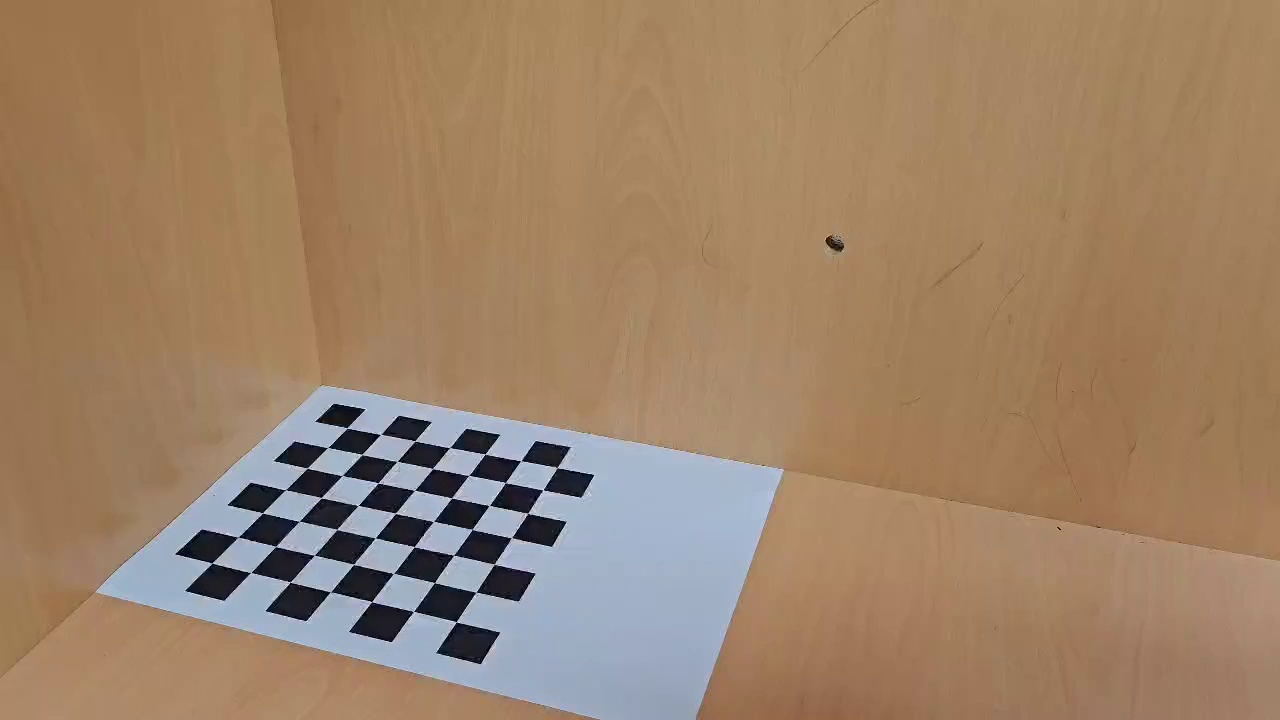
#> input picture 2d img xy to 3d world xyz Usage/img_folder/calibration_img.jpg, 1280 x 720 px
$ jupyter execute --allow-errors 'Find Camera Parameter.ipynb'
#> lines starting #> are read from the running program, lines starting #| are printed output that depends on the picture; after the words box and inside, x2 and y2 are one past the last pixel; in counts of white or black regions, pixels touching at a corner belong together
# Find Camera Parameter

### Import Lib

[cell 1]
import matplotlib.pyplot as plt

import cv2, copy, json
import numpy as np

### Find Intrinsic Parmeters

[cell 2]
chessboard_img = cv2.imread('./img_folder/calibration_img.jpg')
#> chessboard_img is the input picture: shape (720, 1280, 3); mean B, G, R 103.6, 130, 157.9
Is_intrinsic_calibration = False

[cell 3]
resized_chessboard_img = cv2.resize(chessboard_img, dsize = (640, 480), interpolation = cv2.INTER_AREA)
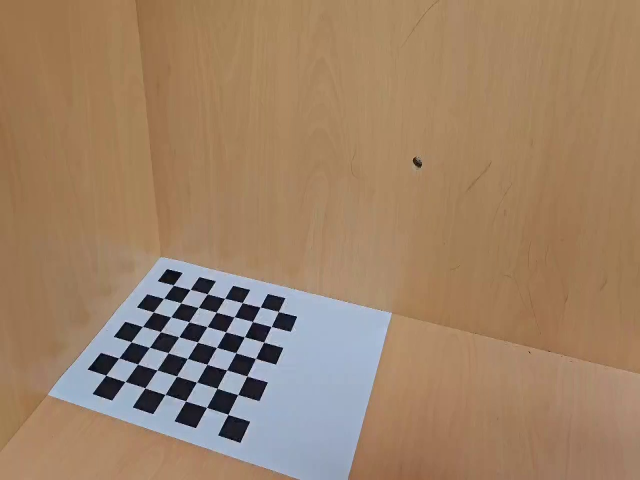
#> resized_chessboard_img: shape (480, 640, 3); mean B, G, R 103.6, 130, 157.9
resized_chessboard_gray_img = cv2.cvtColor(resized_chessboard_img, cv2.COLOR_BGR2GRAY)
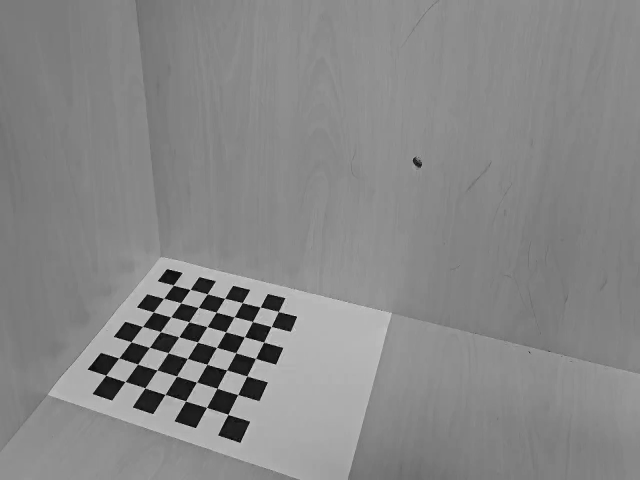
#> resized_chessboard_gray_img: shape (480, 640); min 3, max 216, mean 135.3

criteria = (cv2.TERM_CRITERIA_EPS + cv2.TERM_CRITERIA_MAX_ITER, 30, 0.001)

# chessboard vertical & horizontal line
wc, hc = 7, 7
objp = np.zeros((wc * hc, 3), np.float32)
objp[:, :2] = np.mgrid[0:wc, 0:hc].T.reshape(-1, 2)

objpoints = []
imgpoints = []

ret, corners = cv2.findChessboardCorners(resized_chessboard_gray_img, (wc, hc), None)
#> ret = True; corners = 49 rows, first 8: [173.2, 285.2], [190.1, 289.5], [207.4, 293.9], [224.6, 298.4], [242.2, 302.6], [260.2, 307.2], [278.3, 311.6], [163.5, 298.4]

if ret == True:
    objpoints.append(objp)

    corners2 = cv2.cornerSubPix(resized_chessboard_gray_img, corners, (10, 10), (-1, -1), criteria)
#> corners2 = 49 rows, first 8: [173.3, 285.1], [190.2, 289.3], [207.2, 293.8], [224.6, 298.4], [242.3, 302.6], [260.2, 307], [278.4, 311.5], [163.6, 298.3]
    imgpoints.append(corners2)
    resized_chessboard_drow_corners_img = copy.deepcopy(resized_chessboard_img)
    resized_chessboard_drow_corners_img = cv2.drawChessboardCorners(resized_chessboard_drow_corners_img, (wc, hc), corners2, ret)
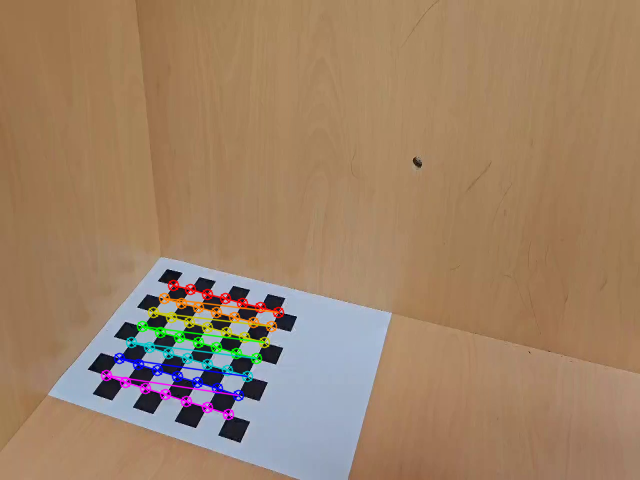
#> resized_chessboard_drow_corners_img: shape (480, 640, 3); 2.62% of pixels changed, all inside (x1, y1, x2, y2) = (100, 279, 285, 421)

    ret, mtx, dist, rvecs, tvecs = cv2.calibrateCamera(objpoints, imgpoints, resized_chessboard_gray_img.shape[::-1], None, None)  ## 왜곡 펴기
#> ret = 0.603; mtx = [[1252.4, 0, 245.9], [0, 579.4, 218.8], [0, 0, 1]]; dist = [[5.44, 3.21, 0.564, -0.271, -249.9]]; rvecs = ([0.0209, 0.586, 0.314],); tvecs = ([-3.12, 6.2, 66.96],)
    h, w = resized_chessboard_gray_img.shape[:2]
#> h = 480; w = 640
    newcameramtx, roi = cv2.getOptimalNewCameraMatrix(mtx, dist, (w, h), 1)
#> newcameramtx = [[1252.4, 0, 245.9], [0, 579.4, 218.8], [0, 0, 1]]; roi = (152, 0, 404, 479)
    undistorted_resized_chessboard_img = cv2.undistort(resized_chessboard_img, mtx, dist, None, newcameramtx)
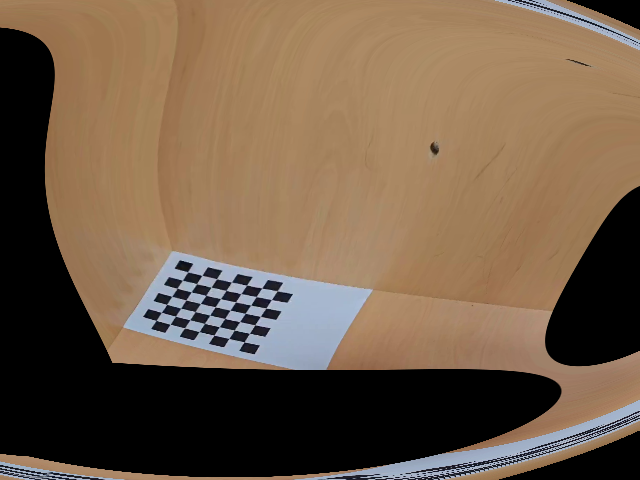
#> undistorted_resized_chessboard_img: shape (480, 640, 3); mean B, G, R 72, 92.4, 113.5

[cell 4]
fig, ax = plt.subplots(1, 3, figsize=(16,9))
ax[0].set_title('resized_chessboard_img')
ax[0].imshow(resized_chessboard_img)
ax[1].set_title('resized_chessboard_drow_corners_img')
ax[1].imshow(resized_chessboard_drow_corners_img)
ax[2].set_title('undistorted_resized_chessboard_img')
ax[2].imshow(undistorted_resized_chessboard_img)

for i in range(3):
    ax[i].set_xticks([])
    ax[i].set_yticks([])
#> figure, not shown here; B, G, R data is drawn as R, G, B
